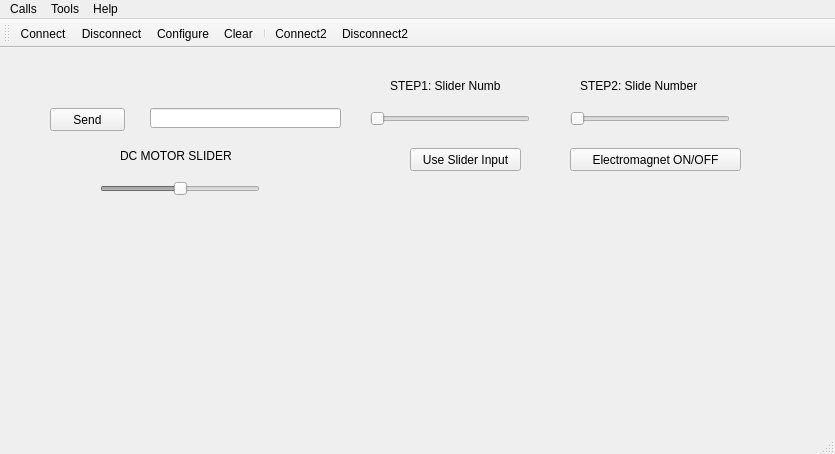
<?xml version="1.0" encoding="UTF-8"?>
<ui version="4.0">
 <class>MainWindow</class>
 <widget class="QMainWindow" name="MainWindow">
  <property name="geometry">
   <rect>
    <x>0</x>
    <y>0</y>
    <width>835</width>
    <height>454</height>
   </rect>
  </property>
  <property name="sizePolicy">
   <sizepolicy hsizetype="Preferred" vsizetype="Preferred">
    <horstretch>0</horstretch>
    <verstretch>0</verstretch>
   </sizepolicy>
  </property>
  <property name="windowTitle">
   <string>Motor lab Reader</string>
  </property>
  <widget class="QWidget" name="centralWidget">
   <widget class="QStackedWidget" name="widget">
    <property name="geometry">
     <rect>
      <x>9</x>
      <y>210</y>
      <width>821</width>
      <height>161</height>
     </rect>
    </property>
    <widget class="QWidget" name="page"/>
    <widget class="QWidget" name="page_2"/>
   </widget>
   <widget class="QPushButton" name="pushButton">
    <property name="geometry">
     <rect>
      <x>50</x>
      <y>60</y>
      <width>75</width>
      <height>23</height>
     </rect>
    </property>
    <property name="text">
     <string>Send</string>
    </property>
   </widget>
   <widget class="QLineEdit" name="lineEdit">
    <property name="geometry">
     <rect>
      <x>150</x>
      <y>60</y>
      <width>191</width>
      <height>20</height>
     </rect>
    </property>
   </widget>
   <widget class="QSlider" name="horizontalSlider">
    <property name="enabled">
     <bool>false</bool>
    </property>
    <property name="geometry">
     <rect>
      <x>370</x>
      <y>60</y>
      <width>160</width>
      <height>22</height>
     </rect>
    </property>
    <property name="maximum">
     <number>255</number>
    </property>
    <property name="orientation">
     <enum>Qt::Horizontal</enum>
    </property>
   </widget>
   <widget class="QLabel" name="label">
    <property name="geometry">
     <rect>
      <x>390</x>
      <y>30</y>
      <width>111</width>
      <height>16</height>
     </rect>
    </property>
    <property name="statusTip">
     <string>Input for primary</string>
    </property>
    <property name="text">
     <string>STEP1: Slider Number</string>
    </property>
   </widget>
   <widget class="QPushButton" name="pushButton_2">
    <property name="geometry">
     <rect>
      <x>410</x>
      <y>100</y>
      <width>111</width>
      <height>23</height>
     </rect>
    </property>
    <property name="text">
     <string>Use Slider Input</string>
    </property>
   </widget>
   <widget class="QSlider" name="horizontalSlider_2">
    <property name="enabled">
     <bool>false</bool>
    </property>
    <property name="geometry">
     <rect>
      <x>570</x>
      <y>60</y>
      <width>160</width>
      <height>22</height>
     </rect>
    </property>
    <property name="maximum">
     <number>210</number>
    </property>
    <property name="orientation">
     <enum>Qt::Horizontal</enum>
    </property>
   </widget>
   <widget class="QLabel" name="label_2">
    <property name="geometry">
     <rect>
      <x>580</x>
      <y>30</y>
      <width>121</width>
      <height>16</height>
     </rect>
    </property>
    <property name="text">
     <string>STEP2: Slide Number</string>
    </property>
   </widget>
   <widget class="QPushButton" name="pushButton_3">
    <property name="geometry">
     <rect>
      <x>570</x>
      <y>100</y>
      <width>171</width>
      <height>23</height>
     </rect>
    </property>
    <property name="text">
     <string>Electromagnet ON/OFF</string>
    </property>
   </widget>
   <widget class="QSlider" name="horizontalSlider_3">
    <property name="enabled">
     <bool>false</bool>
    </property>
    <property name="geometry">
     <rect>
      <x>100</x>
      <y>130</y>
      <width>160</width>
      <height>22</height>
     </rect>
    </property>
    <property name="maximum">
     <number>2</number>
    </property>
    <property name="value">
     <number>1</number>
    </property>
    <property name="orientation">
     <enum>Qt::Horizontal</enum>
    </property>
   </widget>
   <widget class="QLabel" name="label_3">
    <property name="geometry">
     <rect>
      <x>120</x>
      <y>100</y>
      <width>121</width>
      <height>16</height>
     </rect>
    </property>
    <property name="text">
     <string>DC MOTOR SLIDER</string>
    </property>
   </widget>
  </widget>
  <widget class="QMenuBar" name="menuBar">
   <property name="geometry">
    <rect>
     <x>0</x>
     <y>0</y>
     <width>835</width>
     <height>21</height>
    </rect>
   </property>
   <widget class="QMenu" name="menuCalls">
    <property name="title">
     <string>Calls</string>
    </property>
    <addaction name="actionConnect"/>
    <addaction name="actionDisconnect"/>
    <addaction name="separator"/>
    <addaction name="actionQuit"/>
   </widget>
   <widget class="QMenu" name="menuTools">
    <property name="title">
     <string>Tools</string>
    </property>
    <addaction name="actionConfigure"/>
    <addaction name="actionClear"/>
   </widget>
   <widget class="QMenu" name="menuHelp">
    <property name="title">
     <string>Help</string>
    </property>
    <addaction name="actionAbout"/>
    <addaction name="actionAboutQt"/>
   </widget>
   <addaction name="menuCalls"/>
   <addaction name="menuTools"/>
   <addaction name="menuHelp"/>
  </widget>
  <widget class="QToolBar" name="mainToolBar">
   <attribute name="toolBarArea">
    <enum>TopToolBarArea</enum>
   </attribute>
   <attribute name="toolBarBreak">
    <bool>false</bool>
   </attribute>
   <addaction name="actionConnect"/>
   <addaction name="actionDisconnect"/>
   <addaction name="actionConfigure"/>
   <addaction name="actionClear"/>
   <addaction name="separator"/>
   <addaction name="actionConnect2"/>
   <addaction name="actionDisconnect2"/>
  </widget>
  <widget class="QStatusBar" name="statusBar"/>
  <action name="actionAbout">
   <property name="text">
    <string>&amp;About</string>
   </property>
   <property name="toolTip">
    <string>About program</string>
   </property>
   <property name="shortcut">
    <string>Alt+A</string>
   </property>
  </action>
  <action name="actionAboutQt">
   <property name="text">
    <string>About Qt</string>
   </property>
  </action>
  <action name="actionConnect">
   <property name="icon">
    <iconset resource="terminal.qrc">
     <normaloff>:/images/connect.png</normaloff>:/images/connect.png</iconset>
   </property>
   <property name="text">
    <string>C&amp;onnect</string>
   </property>
   <property name="toolTip">
    <string>Connect to serial port</string>
   </property>
   <property name="shortcut">
    <string>Ctrl+O</string>
   </property>
  </action>
  <action name="actionDisconnect">
   <property name="icon">
    <iconset resource="terminal.qrc">
     <normaloff>:/images/disconnect.png</normaloff>:/images/disconnect.png</iconset>
   </property>
   <property name="text">
    <string>&amp;Disconnect</string>
   </property>
   <property name="toolTip">
    <string>Disconnect from serial port</string>
   </property>
   <property name="shortcut">
    <string>Ctrl+D</string>
   </property>
  </action>
  <action name="actionConfigure">
   <property name="icon">
    <iconset resource="terminal.qrc">
     <normaloff>:/images/settings.png</normaloff>:/images/settings.png</iconset>
   </property>
   <property name="text">
    <string>&amp;Configure</string>
   </property>
   <property name="toolTip">
    <string>Configure serial port</string>
   </property>
   <property name="shortcut">
    <string>Alt+C</string>
   </property>
  </action>
  <action name="actionClear">
   <property name="icon">
    <iconset resource="terminal.qrc">
     <normaloff>:/images/clear.png</normaloff>:/images/clear.png</iconset>
   </property>
   <property name="text">
    <string>C&amp;lear</string>
   </property>
   <property name="toolTip">
    <string>Clear data</string>
   </property>
   <property name="shortcut">
    <string>Alt+L</string>
   </property>
  </action>
  <action name="actionQuit">
   <property name="icon">
    <iconset resource="terminal.qrc">
     <normaloff>:/images/application-exit.png</normaloff>:/images/application-exit.png</iconset>
   </property>
   <property name="text">
    <string>&amp;Quit</string>
   </property>
   <property name="shortcut">
    <string>Ctrl+Q</string>
   </property>
  </action>
  <action name="actionConnect2">
   <property name="icon">
    <iconset resource="terminal.qrc">
     <normaloff>:/images/connect.png</normaloff>:/images/connect.png</iconset>
   </property>
   <property name="text">
    <string>Connect2</string>
   </property>
   <property name="toolTip">
    <string>Connect serial port 2</string>
   </property>
  </action>
  <action name="actionDisconnect2">
   <property name="icon">
    <iconset resource="terminal.qrc">
     <normaloff>:/images/disconnect.png</normaloff>:/images/disconnect.png</iconset>
   </property>
   <property name="text">
    <string>Disconnect2</string>
   </property>
   <property name="toolTip">
    <string>Disconnect serial port 2</string>
   </property>
  </action>
 </widget>
 <layoutdefault spacing="6" margin="11"/>
 <resources>
  <include location="terminal.qrc"/>
 </resources>
 <connections/>
</ui>
